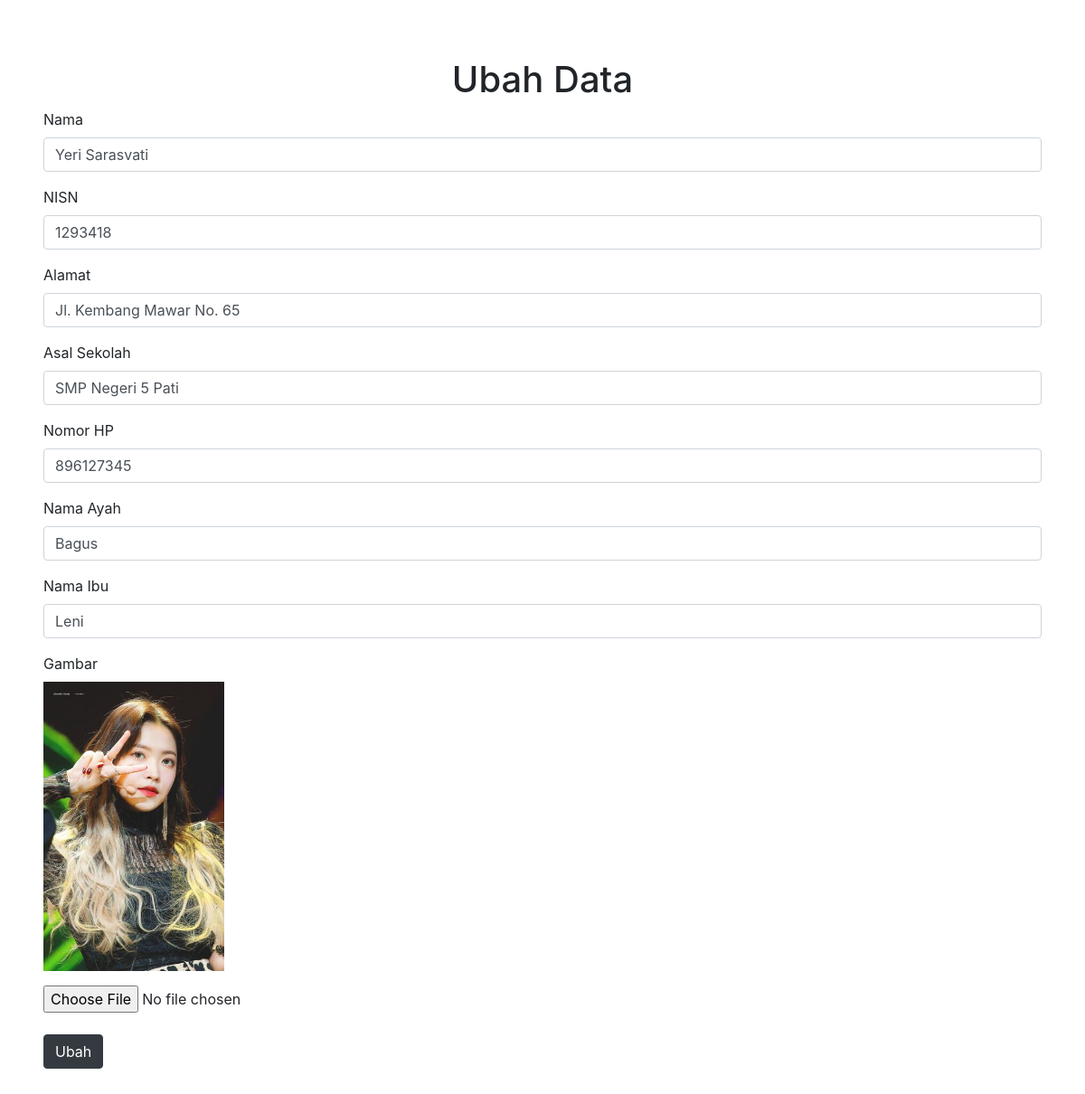
The page /admin/ubah.php?id=3 (signed in) on the database its author committed.
### tables this page shows
CREATE TABLE `siswa` (
  `id` int(11) NOT NULL,
  `nisn` int(11) NOT NULL,
  `gambar` varchar(100) NOT NULL,
  `nama` varchar(255) NOT NULL,
  `agama` varchar(15) NOT NULL,
  `alamat` varchar(100) NOT NULL,
  `asal_sekolah` varchar(100) NOT NULL,
  `no_hp` int(11) NOT NULL,
  `nama_ayah` varchar(255) NOT NULL,
  `nama_ibu` varchar(255) NOT NULL
);

### functions.php (called while the page is built, shortened)
<?php
$conn = mysqli_connect("localhost", "root", "", "pas");
function query($query) {
    global $conn;
    $result = mysqli_query($conn, $query);
    $rows = [];
    while ($row = mysqli_fetch_assoc($result)) {
        $rows[] = $row;
    }
    return $rows;
}
?>

### admin/ubah.php (the view, shortened to what this page needs)
<?php
require '../functions.php';
$id = $_GET['id'];
$result = query("SELECT * FROM siswa WHERE id = '$id'")[0];
?>
<!DOCTYPE html>
<html lang="en">
<head>
    <link rel="stylesheet" href="https://cdn.jsdelivr.net/npm/bootstrap@4.5.3/dist/css/bootstrap.min.css">
</head>
<body class="p-5">
    <h1 class="text-center mt-3">Ubah Data</h1>
    <form action="" method="post" enctype="multipart/form-data">
        <div class="form-group">
            <label for="nama">Nama</label>
            <input type="text" class="form-control" id="nama" aria-describedby="nama" name="nama" value="<?php echo $result['nama'] ?>" required>
        </div>
        <div class="form-group">
            <label for="nisn">NISN</label>
            <input type="number" class="form-control" id="nisn" name="nisn" value="<?php echo $result['nisn'] ?>" required>
        </div>
        <div class="form-group">
            <label for="alamat">Alamat</label>
            <input type="text" class="form-control" id="alamat" name="alamat" value="<?php echo $result['alamat'] ?>" required>
        </div>
        <div class="form-group">
            <label for="asal_sekolah">Asal Sekolah</label>
            <input type="text" class="form-control" id="asal_sekolah" name="asal_sekolah" value="<?php echo $result['asal_sekolah'] ?>" required>
        </div>
        <div class="form-group">
            <label for="no_hp">Nomor HP</label>
            <input type="number" class="form-control" id="no_hp" name="no_hp" value="<?php echo $result['no_hp'] ?>" required>
        </div>
        <div class="form-group">
            <label for="nama_ayah">Nama Ayah</label>
            <input type="text" class="form-control" id="nama_ayah" name="nama_ayah" value="<?php echo $result['nama_ayah'] ?>" required>
        </div>
        <div class="form-group">
            <label for="nama_ibu">Nama Ibu</label>
            <input type="text" class="form-control" id="nama_ibu" name="nama_ibu" value="<?php echo $result['nama_ibu'] ?>" required>
        </div>
        <div class="form-group">
            <label for="gambar">Gambar</label>
            <br>
            <img src="../images/<?php echo $result['gambar'] ?>" alt="Foto Siswa" width="200" class="mb-3">
            <input type="file" class="custom-file" id="gambar" name="gambar" required>
        </div>
        <button type="submit" class="btn btn-dark" name="submit">Ubah</button>
    </form>
</body>
</html>

### rows shown on the page
siswa: nama "Yeri Sarasvati", nisn "1293418", alamat "Jl. Kembang Mawar No. 65", asal_sekolah "SMP Negeri 5 Pati", no_hp "896127345", nama_ayah "Bagus", nama_ibu "Leni", gambar (picture)
